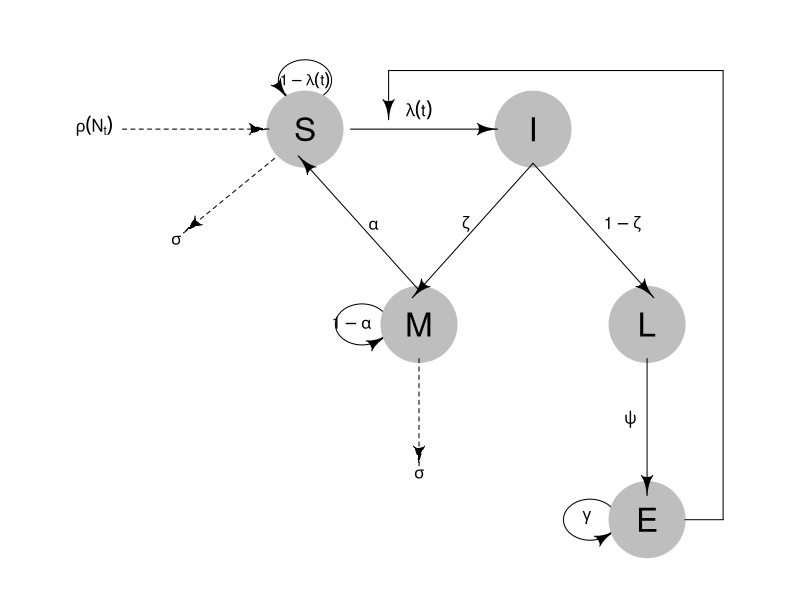

Here is the R script that generated this plot: (Note: this script raises an error after producing the figure.)
library(plotrix)
library(diagram)

## Conceptual diagram of the SMILE model
# png("~/Dropbox/JuanPabloThesis/PostDoc/SMILE/Figures/Figure1.png",family="Times"
# 			,width=8,height=8,units="in",res=300,type="cairo")
png("docs/")
par(mar=c(0,0,0,0),oma=c(0.5,0.5,0.5,0.5))

plot(0,0,xlim=c(0,9.5),ylim=c(0,5.5),axes=FALSE,type="n")
# Circles and text of compartments
# Susceptible
selfarrow(c(3.85,5),curve=c(0.35,0.35*0.6),lwd=1,code=1,path="L",arr.pos=0.58)
text(3.5,5,expression(1-lambda(t)),cex=0.9)
draw.circle(3.5,4.5,0.5,col="grey",border="grey")
text(3.5,4.5,"S",cex=2,col="black")

# Infected
draw.circle(6.5,4.5,0.5,col="grey",border="grey")
text(6.5,4.5,"I",cex=2,col="black")

# Immune
selfarrow(c(4.6,2.5),curve=c(0.35,0.35*0.6),lwd=1,code=1,path="L",arr.pos=0.85)
text(4.5,2.5,expression(1-alpha),pos=2)
draw.circle(5,2.5,0.5,col="grey",border="grey")
text(5,2.5,"M",cex=2,col="black")

# Carcasses
draw.circle(8,2.5,0.5,col="grey",border="grey")
text(8,2.5,"L",cex=2,col="black")

# Environment
selfarrow(c(7.6,0.5),curve=c(0.35,0.35*0.6),lwd=1,code=1,path="L",arr.pos=0.85)
text(7.4,0.5,expression(gamma),pos=2)
draw.circle(8,0.5,0.5,col="grey",border="grey")
text(8,0.5,"E",cex=2,col="black")

# Arrows
# S to I
Arrows(4.1,4.5,5.9,4.5)
text(5,4.5,expression(lambda(t)),pos=3)
# I to M
Arrows(6.5,4.15,5,2.85)
text(5.8,3.5,expression(zeta),pos=2)
# I to L
Arrows(6.5,4.15,8,2.85)
text(7.3,3.5,expression(1-zeta),pos=4)
# L to E
Arrows(8,2.15,8,0.85)
text(8,1.5,expression(psi),pos=2)
# M to S
Arrows(5,2.85,3.5,4.15)
text(4.2,3.5,expression(alpha),pos=4)
# S to death
Arrows(3.1,4.2,2,3.5,lty=2)
text(2,3.5,expression(sigma),adj=c(2,2))
# M to death
Arrows(5,2.15,5,1.15,lty=2)
text(5,1.1,expression(sigma),pos=1)

# Reprod to S
Arrows(1.1,4.5,2.9,4.5,lty=2)
text(1.1,4.5,expression(rho(N[t])),pos=2)

# E to lambda
segments(8.5,0.5,9,0.5)
segments(9,0.5,9,5.1)
segments(9,5.1,4.6,5.1)
Arrows(4.6,5.1,4.6,4.7)

# dev.off()

## Plotting the case of intermediate dispersal comparing LIZ and suceptibles

# png("~/Dropbox/JuanPabloThesis/PostDoc/SMILE/Figures/Figure2.png",family="Times"
# 			,width=7.5,height=7,units="in",res=300,type="cairo")
#tiff("~/Dropbox/JuanPabloThesis/PostDoc/SMILE/Figures/SMILE_LIZ_suc.tiff",width=9,height=7,units="in",res=300
#	,compression="lzw",type="cairo",family="times")
par(mfrow=c(2,2),mar=c(2,2,1,2),oma=c(2,2,2,2),mgp=c(1.75,0.5,0),tcl=-0.2,cex.axis=1.25)
plot(sim1.1$LIZ,type="l",xaxt="n",xlab="",ylab="",bty="u")
axis(1,seq(0,520,by=52*2),labels=seq(0,10,by=2))
par(new=TRUE)
plot(sim1.1$Suceptibles,type="l",axes=FALSE,xlab="",ylab="",bty="u",col="red",lty=2)
axis(4,ylim=range(sim1.0$Suceptibles))
mtext("A)",adj=0.05)

plot(sim2.1$LIZ,type="l",xaxt="n",xlab="",ylab=""
	,ylim=range(c(sim2.0$LIZ,sim2.1$LIZ,sim2.2$LIZ)),bty="u")
axis(1,seq(0,520,by=52*2),labels=seq(0,10,by=2))
par(new=TRUE)
plot(sim2.1$Suceptibles,type="l",axes=FALSE,xlab="",ylab="",bty="u",col="red",lty=2)
axis(4,ylim=range(sim2.0$Suceptibles))
mtext("B)",adj=0.05)

plot(sim3.1$LIZ,type="l",xaxt="n",xlab="",ylab=""
	,ylim=range(c(sim3.0$LIZ,sim3.1$LIZ,sim3.2$LIZ)),bty="u")
axis(1,seq(0,520,by=52*2),labels=seq(0,10,by=2))
par(new=TRUE)
plot(sim3.1$Suceptibles,type="l",axes=FALSE,xlab="",ylab="",bty="u",col="red",lty=2)
axis(4,ylim=range(sim3.0$Suceptibles))
mtext("C)",adj=0.05)

plot(sim4.1$LIZ,type="l",xaxt="n",xlab="",ylab=""
	,ylim=range(c(sim3.0$LIZ,sim3.1$LIZ,sim3.2$LIZ)),bty="u")
axis(1,seq(0,520,by=52*2),labels=seq(0,10,by=2))
par(new=TRUE)
plot(sim4.1$Suceptibles,type="l",axes=FALSE,xlab="",ylab="",bty="u",col="red",lty=2)
axis(4,ylim=range(sim4.1$Suceptibles))
mtext("D)",adj=0.05)

mtext("Time (Years)",1,outer=TRUE,cex=1.5)
mtext("Number of Deaths",2,outer=TRUE,cex=1.5)
mtext("Suceptibles",4,outer=TRUE,cex=1.5)

par(mar=c(0,0,0,0),fig=c(0,1,0,1),oma=c(0,0,0,0),new=TRUE)
plot(0,0,type="n",axes=FALSE)
legend("top",legend=c("Deaths","Suceptibles"),lty=c(1,2),col=c("black","red"),bty="n",horiz=TRUE,cex=1.25)
# dev.off()

# Boxplots with estimates of b0, b1, thau and theta using different sources of information
# png("~/Dropbox/JuanPabloThesis/PostDoc/SMILE/Figures/Figure3.png",family="Times"
# 			,width=7,height=7,units="in",type="cairo",res=300)
#tiff("~/Dropbox/JuanPabloThesis/PostDoc/SMILE/Figures/SMILE_rel_bias.tiff",width=9,height=9,units="in",res=300
#	,compression="lzw",type="cairo",family="times")
	
fig.lab	<-	c("A)","B)","C)","D)")
#c(expression(tau),expression(theta),expression(b[0]),expression(b[1]))

par(mfrow=c(2,2),mar=c(3,3,1,1),mgp=c(1.75,0.5,0),tcl=-0.2,oma=c(2,2,1,1),cex.axis=1.25)
for(i in 1:4){
	y.lim	<-	range(boxplot(rel.bias[,i,],plot=FALSE)$stats)
	plot(0,0,type="n",bty="l",ylim=y.lim,xlim=c(0.5,5.5),xaxt="n",xlab="",ylab="")
	boxplot(rel.bias[,i,],outline=FALSE,xaxt="n",col="grey",axes=FALSE,add=TRUE)
	axis(1,at=1:5,labels=c("SMILE","SMIL","SML","SL","L"),cex.axis=0.9)
	mtext(fig.lab[i],side=3,adj=0.1)
}
mtext("Relative Bias",side=2,outer=TRUE,cex=1.5)
mtext("Type of Information",side=1,outer=TRUE,cex=1.5)
# dev.off()

# Montana outbreak
# png("~/Dropbox/JuanPabloThesis/PostDoc/SMILE/Figures/Figure4.png",family="Times",width=7,height=7,units="in",res=300,type="cairo")
par(mar=c(3,3,1,1),oma=c(1,1,1.5,1),mgp=c(1.75,0.5,0),tcl=-0.2)
plot(0,0,type="n",bty="l",xaxt="n",xlim=c(0,53),ylim=c(0,max(montana.stoch))
	,xlab="Time (Weeks)",ylab="Number of Deaths",cex.lab=1.5)

for(i in 1:100){
	
	points(montana.stoch[i,],type="l",col="grey")
	
}
axis(1,at=seq(0,52,by=13))
points(montana.ts,type="l",lwd=2)
points(montana.pred,type="l",col="red",lwd=2)
par(fig=c(0,1,0,1),mar=c(0,3,0,1),oma=c(0,0,0,0),new=TRUE)
plot(0,0,type="n",axes=FALSE,ylab="")
legend("top",c("Observed","Deterministic\nPrediction","Stochastic\nSimulation"),lty=1,col=c("black","red","grey"),horiz=TRUE,bty="n")
# dev.off()

#Figure S1
# png("~/Dropbox/JuanPabloThesis/PostDoc/SMILE/Figures/FigureS1.png",width=5,height=5,units="in",res=299,type="cairo")
mat	<-	matrix(c(1,1,2,2
				,1,4,2,5
				,1,1,2,2
				,0,3,3,7
				,0,3,6,7
				,0,3,3,7)
				,ncol=4,nrow=6,byrow=TRUE)
layout(mat,heights=c(1,1,0.25,1,1,0.25))
par(mar=c(3,3,1,1),oma=c(2,2,1,1))

plot(0,0,type="n",xlim=c(0,100),ylim=c(0,100),xaxs="i",yaxs="i")
polygon(x=c(0,100/8,0),y=c(0,100,100),col="black",border="black")
polygon(x=c(0,100,100,100/8),y=c(0,0,100,100),col="grey",border="grey")
abline(a=0,b=1,col="white")
mtext("A)",side=3,adj=0.05,cex=0.7)
box()

plot(0,0,type="n",xlim=c(0,100),ylim=c(0,100),xaxs="i",yaxs="i")
polygon(x=c(0,100/4,0),y=c(0,100,100),col="black",border="black")
polygon(x=c(0,100,100,100/4),y=c(0,0,100,100),col="grey",border="grey")
abline(a=0,b=1,col="white")
mtext("B)",side=3,adj=0.05,cex=0.7)
box()

plot(0,0,type="n",xlim=c(0,100),ylim=c(0,100),xaxs="i",yaxs="i")
polygon(x=c(0,0,100,100),y=c(0,100,100,100/12.5),col="black",border="black")
polygon(x=c(0,100,100),y=c(0,100/12.5,0),col="grey",border="grey")
abline(a=0,b=1,col="white")
mtext("C)",side=3,adj=0.05,cex=0.7)
box()

# Insets

par(mar=c(2.5,2,0,2),mgp=c(0.5,0.1,0),tcl=-0.1,cex.axis=0.5,cex.lab=0.5)
plot(b.vec,type="l",bty="l",xlab="Years",ylab="b",xaxt="n",yaxt="n")
axis(1,at=seq(0,520,length=3),labels=c(0,5,10),mgp=c(0,0,0))
axis(2,at=c(0,0.005,0.01),labels=c("0","0.005","0.01"))
abline(h=b.high,lty=2)

plot(b.vec,type="l",bty="l",xlab="Years",ylab="b",xaxt="n",yaxt="n")
abline(h=b.int,lty=2)
axis(1,at=seq(0,520,length=3),labels=c(0,5,10),mgp=c(1,0,0))
axis(2,at=c(0,0.005,0.01),labels=c("0","0.005","0.01"))

plot(b.vec,type="l",bty="l",xlab="Years",ylab="b",xaxt="n",yaxt="n",col="white",col.lab="white")
abline(h=b.low,lty=2,col="white")
axis(1,at=seq(0,520,length=3),labels=c(0,5,10),mgp=c(1,0,0),col="white",col.axis="white")
axis(2,at=c(0,0.005,0.01),labels=c("0","0.005","0.01"),col="white",col.axis="white")
box(bty="l",col="white")

par(mar=c(0,0,0,0))
plot(0,0,type="n",axes=FALSE,xlab="",ylab="")
legend("center",legend=c(expression(R[0]<1),expression(R[0]>1)),fill=c("black","grey"),border=c("black","grey"),bty="n",cex=1.5)
mtext(expression(tau),1,cex=1.5,outer=TRUE)
mtext(expression(theta),2,cex=1.5,outer=TRUE)
# dev.off()
# 
# # Figure S2
# png("~/Dropbox/JuanPabloThesis/PostDoc/SMILE/Figures/FigureS2.png",family="Times"
# 			,width=7,height=7,units="in",res=300,type="cairo")
	
#fig.lab	<-	c(expression(tau),expression(theta),expression(b[0]),expression(b[1]))
fig.lab	<-	c("A)","B)","C)","D)")	
par(mfrow=c(2,2),mar=c(3,3,1,1),mgp=c(1.75,0.5,0),tcl=-0.2,oma=c(2,2,1,1),cex.axis=1.25)
for(i in 1:4){
	y.lim	<-	range(boxplot(rel.bias1[,i,],plot=FALSE)$stats)
	plot(0,0,type="n",bty="l",ylim=y.lim,xlim=c(0.5,5.5),xaxt="n",xlab="",ylab="")
	boxplot(rel.bias1[,i,],outline=FALSE,xaxt="n",col="grey",axes=FALSE,add=TRUE)
	axis(1,at=1:5,labels=dimnames(rel.bias1)[[3]])
	mtext(fig.lab[i],side=3,adj=0.1)
}
mtext("Relative Bias",side=2,outer=TRUE,cex=1.5)
mtext("Type of Information",side=1,outer=TRUE,cex=1.5)
# dev.off()
# 
# 
# # Figure S3
# png("~/Dropbox/JuanPabloThesis/PostDoc/SMILE/Figures/FigureS3.png",family="Times"
# 			,width=7,height=7,units="in",res=300,type="cairo")

fig.lab	<-	c("A)","B)","C)","D)")	
#fig.lab	<-	c(expression(tau),expression(theta),expression(b[0]),expression(b[1]))

par(mfrow=c(2,2),mar=c(3,3,1,1),mgp=c(1.75,0.5,0),tcl=-0.2,oma=c(2.5,2,1,1),cex.axis=1.25)
for(i in 1:4){
	y.lim	<-	range(boxplot(rel.bias2.1[,i,],plot=FALSE)$stats)
	plot(0,0,type="n",bty="l",ylim=y.lim,xlim=c(0.5,11.5),xaxt="n",xlab="",ylab="")
	boxplot(rel.bias2.1[,i,],outline=FALSE,xaxt="n",col="grey",axes=FALSE,add=TRUE)
	axis(1,at=1:10,labels=dimnames(rel.bias2.1)[[3]],las=2)
	mtext(fig.lab[i],side=3,adj=0.1)
}
mtext("Relative Bias",side=2,outer=TRUE,cex=1.5)
mtext("Type of Information",side=1,outer=TRUE,cex=1.5,line=0.5)
# dev.off()



